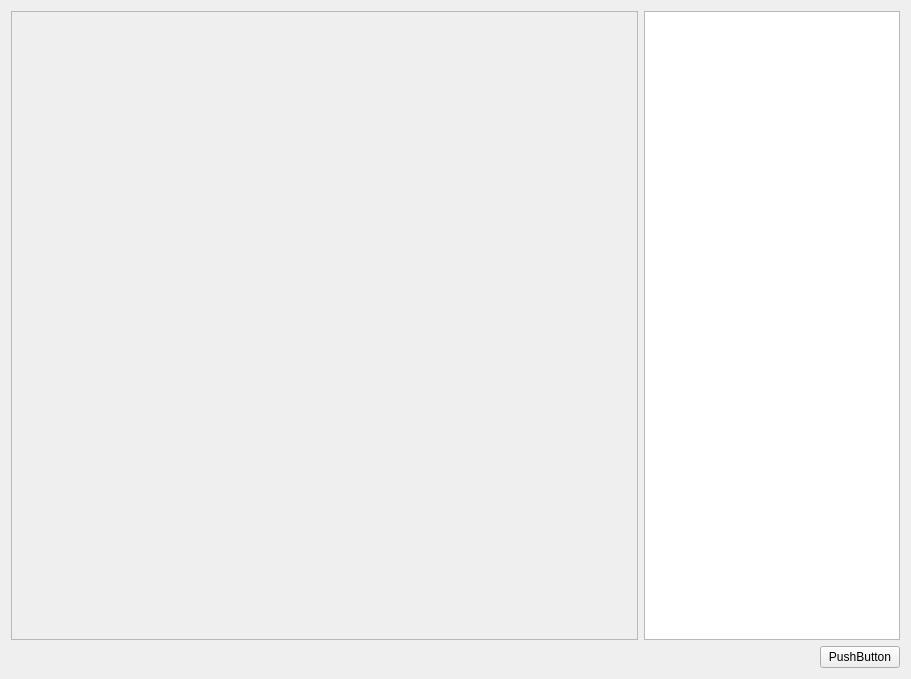
<?xml version="1.0" encoding="UTF-8"?>
<ui version="4.0">
 <class>editor</class>
 <widget class="QWidget" name="editor">
  <property name="geometry">
   <rect>
    <x>0</x>
    <y>0</y>
    <width>911</width>
    <height>679</height>
   </rect>
  </property>
  <property name="windowTitle">
   <string>Form</string>
  </property>
  <layout class="QVBoxLayout" name="verticalLayout">
   <item>
    <layout class="QHBoxLayout" name="horizontalLayout">
     <item>
      <widget class="QFrame" name="map_frame">
       <property name="sizePolicy">
        <sizepolicy hsizetype="Expanding" vsizetype="Preferred">
         <horstretch>0</horstretch>
         <verstretch>0</verstretch>
        </sizepolicy>
       </property>
       <property name="frameShape">
        <enum>QFrame::StyledPanel</enum>
       </property>
       <property name="frameShadow">
        <enum>QFrame::Raised</enum>
       </property>
      </widget>
     </item>
     <item>
      <widget class="QListView" name="listView">
       <property name="sizePolicy">
        <sizepolicy hsizetype="Minimum" vsizetype="Expanding">
         <horstretch>0</horstretch>
         <verstretch>0</verstretch>
        </sizepolicy>
       </property>
       <property name="minimumSize">
        <size>
         <width>100</width>
         <height>0</height>
        </size>
       </property>
      </widget>
     </item>
    </layout>
   </item>
   <item>
    <layout class="QHBoxLayout" name="horizontalLayout_2">
     <item>
      <spacer name="horizontalSpacer">
       <property name="orientation">
        <enum>Qt::Horizontal</enum>
       </property>
       <property name="sizeHint" stdset="0">
        <size>
         <width>40</width>
         <height>20</height>
        </size>
       </property>
      </spacer>
     </item>
     <item>
      <widget class="QPushButton" name="pushButton">
       <property name="text">
        <string>PushButton</string>
       </property>
      </widget>
     </item>
    </layout>
   </item>
  </layout>
 </widget>
 <resources/>
 <connections/>
</ui>
